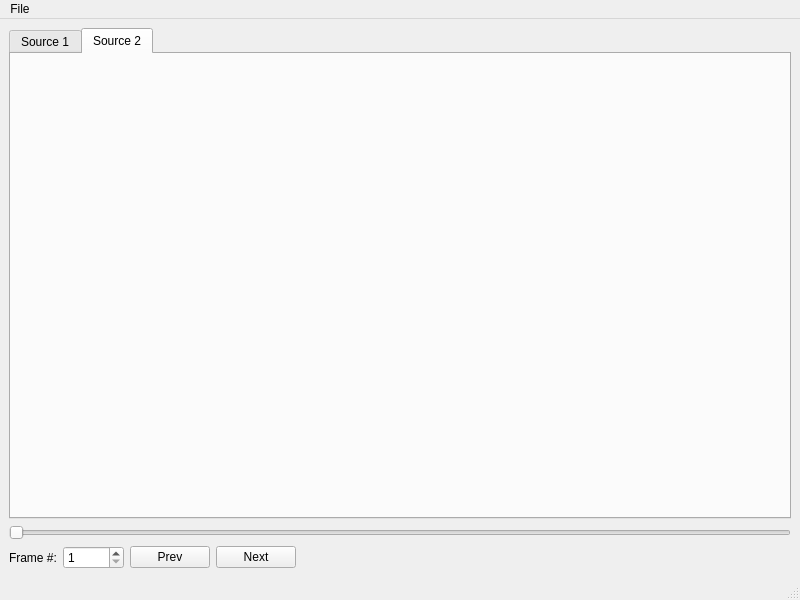
<?xml version="1.0" encoding="UTF-8"?>
<ui version="4.0">
 <class>MainWindow</class>
 <widget class="QMainWindow" name="MainWindow">
  <property name="geometry">
   <rect>
    <x>0</x>
    <y>0</y>
    <width>800</width>
    <height>600</height>
   </rect>
  </property>
  <property name="windowTitle">
   <string>ld-dropout-detect</string>
  </property>
  <widget class="QWidget" name="centralwidget">
   <layout class="QVBoxLayout" name="verticalLayout_3">
    <item>
     <layout class="QVBoxLayout" name="verticalLayout">
      <item>
       <widget class="QTabWidget" name="frameDisplayTabWidget">
        <property name="currentIndex">
         <number>1</number>
        </property>
        <widget class="QWidget" name="source_1">
         <attribute name="title">
          <string>Source 1</string>
         </attribute>
        </widget>
        <widget class="QWidget" name="source_2">
         <attribute name="title">
          <string>Source 2</string>
         </attribute>
        </widget>
       </widget>
      </item>
     </layout>
    </item>
    <item>
     <layout class="QVBoxLayout" name="verticalLayout_2">
      <item>
       <widget class="QSlider" name="frameNumberHorizontalSlider">
        <property name="orientation">
         <enum>Qt::Horizontal</enum>
        </property>
       </widget>
      </item>
      <item>
       <layout class="QHBoxLayout" name="horizontalLayout">
        <item>
         <widget class="QLabel" name="label">
          <property name="text">
           <string>Frame #:</string>
          </property>
         </widget>
        </item>
        <item>
         <widget class="QSpinBox" name="frameNumberSpinBox">
          <property name="minimum">
           <number>1</number>
          </property>
          <property name="maximum">
           <number>99999</number>
          </property>
         </widget>
        </item>
        <item>
         <widget class="QPushButton" name="previousFramePushButton">
          <property name="text">
           <string>Prev</string>
          </property>
         </widget>
        </item>
        <item>
         <widget class="QPushButton" name="nextFramePushButton">
          <property name="text">
           <string>Next</string>
          </property>
         </widget>
        </item>
        <item>
         <spacer name="horizontalSpacer">
          <property name="orientation">
           <enum>Qt::Horizontal</enum>
          </property>
          <property name="sizeHint" stdset="0">
           <size>
            <width>40</width>
            <height>20</height>
           </size>
          </property>
         </spacer>
        </item>
       </layout>
      </item>
     </layout>
    </item>
   </layout>
  </widget>
  <widget class="QMenuBar" name="menubar">
   <property name="geometry">
    <rect>
     <x>0</x>
     <y>0</y>
     <width>800</width>
     <height>22</height>
    </rect>
   </property>
   <widget class="QMenu" name="menuFile">
    <property name="title">
     <string>File</string>
    </property>
    <addaction name="actionExit"/>
   </widget>
   <addaction name="menuFile"/>
  </widget>
  <widget class="QStatusBar" name="statusbar"/>
  <action name="actionExit">
   <property name="text">
    <string>Exit</string>
   </property>
  </action>
 </widget>
 <resources/>
 <connections/>
</ui>
